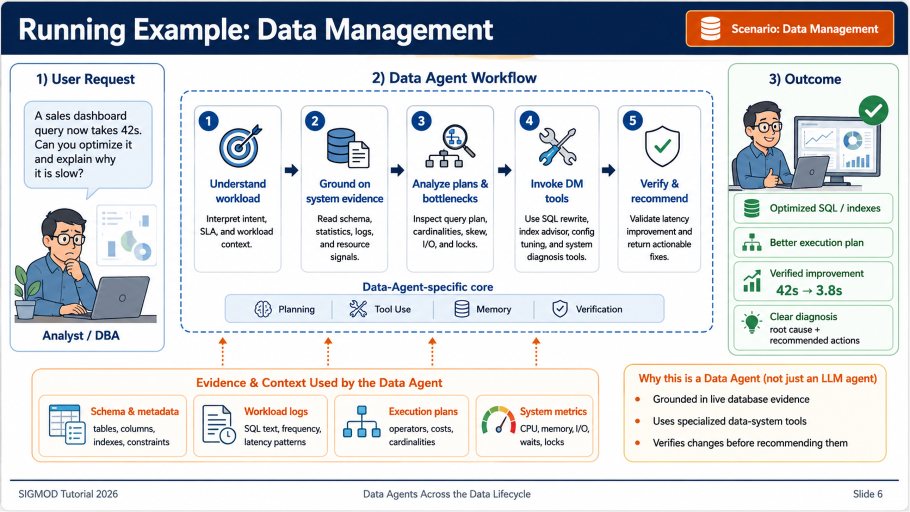
#> input picture .agents/skills/drawio-reconstruction/assets/cases/data_man_original.png, 1820 x 1024 px (shown at 1/2 size)
$ python render_delta_probe.py ../../drawio-reconstruction/assets/cases/data_man_original.png ../../drawio-reconstruction/assets/cases/data_lake_original.png
#> lines starting #> are read from the running program, lines starting #| are printed output that depends on the picture
#!/usr/bin/env python3
"""Measure simple visual deltas between a source image and a rendered preview."""

from __future__ import annotations

import argparse
import json
from pathlib import Path


def load_rgb(path: Path):
    try:
        from PIL import Image
    except ImportError as exc:
        raise SystemExit("Pillow is required for render_delta_probe.py") from exc
    return Image.open(path).convert("RGB")
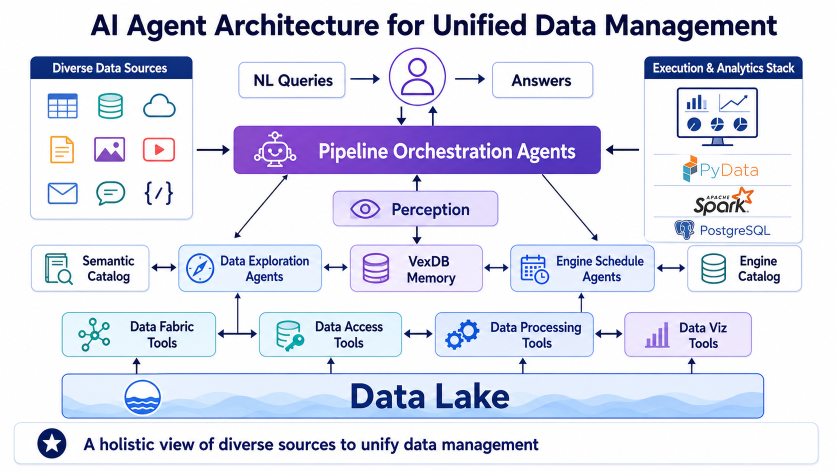
#> input picture .agents/skills/drawio-reconstruction/assets/cases/data_lake_original.png, 1672 x 941 px (shown at 1/2 size)
#> in load_rgb, returned value is the input picture: PIL image 1672x941 RGB; mean R, G, B 221, 223.2, 238.8


def fit_size(w: int, h: int, max_w: int) -> tuple[int, int]:
    if w <= max_w:
        return w, h
    return max_w, max(1, round(h * max_w / w))


def mean_abs_delta(a, b) -> tuple[float, float]:
    pa = list(a.getdata())
    pb = list(b.getdata())
    total = 0
    worst = 0
    for x, y in zip(pa, pb):
        d = abs(x[0] - y[0]) + abs(x[1] - y[1]) + abs(x[2] - y[2])
        total += d
        if d > worst:
            worst = d
    denom = len(pa) * 3 * 255
    return total / denom, worst / (3 * 255)


def optional_ssim(a, b):
    try:
        import numpy as np
        from skimage.metrics import structural_similarity
    except Exception:
        return None
    arr_a = np.asarray(a)
    arr_b = np.asarray(b)
    score = structural_similarity(arr_a, arr_b, channel_axis=2)
    return float(score)


def main() -> int:
    parser = argparse.ArgumentParser(description="Compare a source image with a rendered reconstruction preview.")
    parser.add_argument("source_image")
    parser.add_argument("rendered_image")
    parser.add_argument("--sample-width", type=int, default=480)
    parser.add_argument("--pretty", action="store_true")
    args = parser.parse_args()

    source_path = Path(args.source_image).expanduser()
    rendered_path = Path(args.rendered_image).expanduser()
    if not source_path.is_file() or not rendered_path.is_file():
        print(json.dumps({"passed": False, "errors": ["source or rendered image is missing"]}))
        return 2

    source = load_rgb(source_path)
    rendered = load_rgb(rendered_path)
    size = fit_size(source.width, source.height, args.sample_width)
#> size = (480, 270)
    source_small = source.resize(size)
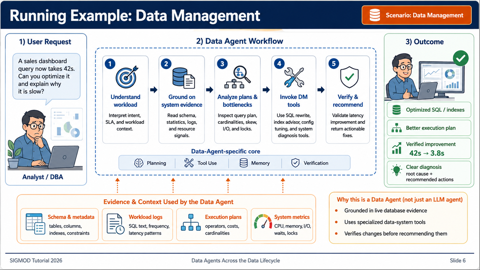
#> source_small: PIL image 480x270 RGB; mean R, G, B 213.3, 215.3, 218.4
    rendered_small = rendered.resize(size)
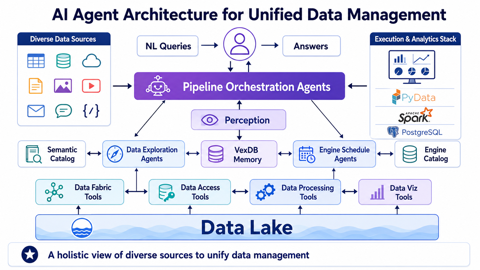
#> rendered_small: PIL image 480x270 RGB; mean R, G, B 220.9, 223.1, 238.7
    mad, worst = mean_abs_delta(source_small, rendered_small)
#> in mean_abs_delta, `pa = list(a.getdata())`: pa = 129600 items
#> the loop in mean_abs_delta, `for x, y in zip(pa, pb):` made 129600 passes
#> (x, y, d, total, worst) on passes 1, 3, 4, 5: ((239, 240, 240), (253, 254, 254), 42, 42, 42), ((239, 239, 235), (254, 254, 254), 49, 128, 49), ((205, 208, 209), (253, 253, 253), 137, 265, 137), ((185, 191, 195), (254, 254, 254), 191, 456, 191)
#> (d, total, worst) on passes 71, 80, 98, 125, 126, 144: (193, 12578, 193), (194, 14264, 194), (195, 17667, 195), (196, 22791, 196), (197, 22988, 197), (199, 26387, 199)
#> after the loop in mean_abs_delta, `for x, y in zip(pa, pb):`: total = 20086334; worst = 733
#> in mean_abs_delta, `denom = len(pa) * 3 * 255`: denom = 99144000
#> mad = 0.203; worst = 0.958
    result = {
        "passed": True,
        "source_size": {"width": source.width, "height": source.height},
        "rendered_size": {"width": rendered.width, "height": rendered.height},
        "sample_size": {"width": size[0], "height": size[1]},
        "mean_abs_delta_0_to_1": round(mad, 6),
        "max_pixel_delta_0_to_1": round(worst, 6),
        "ssim": optional_ssim(source_small, rendered_small),
    }
#> in optional_ssim, `score = structural_similarity(arr_a, arr_b, channel_axis=2)`: score = 0.167
    print(json.dumps(result, indent=2 if args.pretty else None))
#> (printed output is left out)
    return 0


if __name__ == "__main__":
    raise SystemExit(main())
#> (the program exits here)
